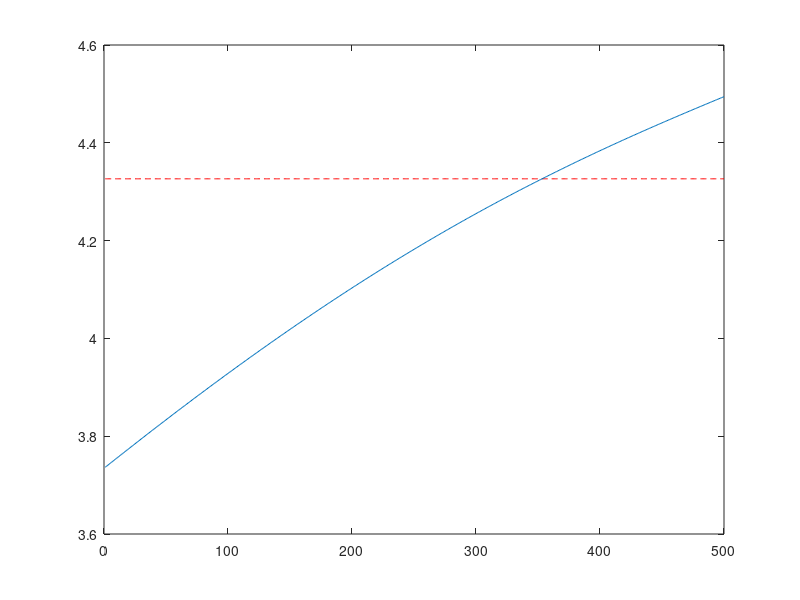

Reproduce this figure in MATLAB. (Note: a time limit stopped this script after it produced the figure.)
%TRANSITION DYNAMICS IN AIYAGARI ECONOMY 
%Written by SeHyoun Ahn
%The algorithm is based on a relaxation scheme to find K(t). The value function is
%found every round by solving the HJB equation through an upwind finite
%differences scheme. The distribution is found by also solving using finite
%differences the Fokker-Planck (Kolmogorov forward) equation
clear all; close all; format long;
tic;

%--------------------------------------------------
%PARAMETERS
ga = 2;       % CRRA utility with parameter gamma
alpha = 0.35; % Production function F = K^alpha * L^(1-alpha) 
delta = 0.1;  % Capital depreciation
zmean = 1.0;      % mean O-U process (in levels). This parameter has to be adjusted to ensure that the mean of z (truncated gaussian) is 1.
sig2 = (0.10)^2;  % sigma^2 O-U
Corr = exp(-0.3);  % persistence -log(Corr)  O-U
rho = 0.05;   % discount rate

K = 3.8;      % initial aggregate capital. It is important to guess a value close to the solution for the algorithm to converge
relax = 0.99; % relaxation parameter 
J=40;         % number of z points 
zmin = 0.5;   % Range z
zmax = 1.5;
amin = -1;    % borrowing constraint
amax = 30;    % range a
I=100;        % number of a points 

%simulation parameters
maxit  = 100;     %maximum number of iterations in the HJB loop
maxitK = 100;    %maximum number of iterations in the K loop
crit = 10^(-10); %criterion HJB loop
critK = 1e-7;   %criterion K loop
Delta = 1000;   %delta in HJB algorithm

%ORNSTEIN-UHLENBECK IN LEVELS
the = -log(Corr);
Var = sig2/(2*the);

%--------------------------------------------------
%VARIABLES 
a = linspace(amin,amax,I)';  %wealth vector
da = (amax-amin)/(I-1);      
z = linspace(zmin,zmax,J);   % productivity vector
dz = (zmax-zmin)/(J-1);
dz2 = dz^2;
aa = a*ones(1,J);
zz = ones(I,1)*z;

mu = the*(zmean - z);        %DRIFT (FROM ITO'S LEMMA)
s2 = sig2.*ones(1,J);        %VARIANCE (FROM ITO'S LEMMA)

%Finite difference approximation of the partial derivatives
Vaf = zeros(I,J);             
Vab = zeros(I,J);
Vzf = zeros(I,J);
Vzb = zeros(I,J);
Vzz = zeros(I,J);
c = zeros(I,J);

%CONSTRUCT MATRIX Aswitch SUMMARIZING EVOLUTION OF z
yy = - s2/dz2 - mu/dz;
chi =  s2/(2*dz2);
zeta = mu/dz + s2/(2*dz2);

%This will be the upperdiagonal of the matrix Aswitch
updiag=zeros(I,1); %This is necessary because of the peculiar way spdiags is defined.
for j=1:J
    updiag=[updiag;repmat(zeta(j),I,1)];
end

%This will be the center diagonal of the matrix Aswitch
centdiag=repmat(chi(1)+yy(1),I,1);
for j=2:J-1
    centdiag=[centdiag;repmat(yy(j),I,1)];
end
centdiag=[centdiag;repmat(yy(J)+zeta(J),I,1)];

%This will be the lower diagonal of the matrix Aswitch
lowdiag=repmat(chi(2),I,1);
for j=3:J
    lowdiag=[lowdiag;repmat(chi(j),I,1)];
end

%Add up the upper, center, and lower diagonal into a sparse matrix
Aswitch=spdiags(centdiag,0,I*J,I*J)+spdiags(lowdiag,-I,I*J,I*J)+spdiags(updiag,I,I*J,I*J);


%----------------------------------------------------
%%%%% COMPUTE THE LONG RUN STEADY STATE VALUE

TFP=1.1;        %Long run TFP value

%----------------------------------------------------
%INITIAL GUESS
r = alpha     * TFP * K^(alpha-1) -delta; %interest rates
w = (1-alpha) * TFP * K^(alpha);          %wages
v0 = (w*zz + r.*aa).^(1-ga)/(1-ga)/rho;
v = v0;
dist = zeros(1,maxit);

%-----------------------------------------------------
%SOLVING FOR LONG RUN STEADY STATE
for iter=1:maxitK

   % HAMILTON-JACOBI-BELLMAN EQUATION %
   for n=1:maxit
        V = v;
        % forward difference
        Vaf(1:I-1,:) = (V(2:I,:)-V(1:I-1,:))/da;
        Vaf(I,:) = (w*z + r.*amax).^(-ga); %will never be used, but impose state constraint a<=amax just in case
        % backward difference
        Vab(2:I,:) = (V(2:I,:)-V(1:I-1,:))/da;
        Vab(1,:) = (w*z + r.*amin).^(-ga);  %state constraint boundary condition

        I_concave = Vab > Vaf;              %indicator whether value function is concave (problems arise if this is not the case)

        %consumption and savings with forward difference
        cf = Vaf.^(-1/ga);
        sf = w*zz + r.*aa - cf;
        %consumption and savings with backward difference
        cb = Vab.^(-1/ga);
        sb = w*zz + r.*aa - cb;
        %consumption and derivative of value function at steady state
        c0 = w*zz + r.*aa;
        Va0 = c0.^(-ga);

        % dV_upwind makes a choice of forward or backward differences based on
        % the sign of the drift
        If = sf > 0; %positive drift --> forward difference
        Ib = sb < 0; %negative drift --> backward difference
        I0 = (1-If-Ib); %at steady state
        %make sure backward difference is used at amax
        %     Ib(I,:) = 1; If(I,:) = 0;
        %STATE CONSTRAINT at amin: USE BOUNDARY CONDITION UNLESS sf > 0:
        %already taken care of automatically

        Va_Upwind = Vaf.*If + Vab.*Ib + Va0.*I0; %important to include third term

        c = Va_Upwind.^(-1/ga);
        u = c.^(1-ga)/(1-ga);

        %CONSTRUCT MATRIX A
        X = - min(sb,0)/da;
        Y = - max(sf,0)/da + min(sb,0)/da;
        Z = max(sf,0)/da;
        
        updiag=[0]; %This is needed because of the peculiarity of spdiags.
        for j=1:J
            updiag=[updiag;Z(1:I-1,j);0];
        end
        
        centdiag=reshape(Y,I*J,1);
        
        lowdiag=X(2:I,1);
        for j=2:J
            lowdiag=[lowdiag;0;X(2:I,j)];
        end
        
        AA=spdiags(centdiag,0,I*J,I*J)+spdiags([updiag;0],1,I*J,I*J)+spdiags([lowdiag;0],-1,I*J,I*J);
        
        A = AA + Aswitch;
        
        if max(abs(sum(A,2)))>10^(-9)
           disp('Improper Transition Matrix')
           break
        end
   
        B = (1/Delta + rho)*speye(I*J) - A;

        u_stacked = reshape(u,I*J,1);
        V_stacked = reshape(V,I*J,1);

        b = u_stacked + V_stacked/Delta;

        V_stacked = B\b; %SOLVE SYSTEM OF EQUATIONS

        V = reshape(V_stacked,I,J);

        Vchange = V - v;
        v = V;

        dist(n) = max(max(abs(Vchange)));
        if dist(n)<crit
            %disp('Value Function Converged, Iteration = ')
            %disp(n)
            break
        end
   end
    % FOKKER-PLANCK EQUATION %
    AT = A';
    b = zeros(I*J,1);

    %need to fix one value, otherwise matrix is singular
    i_fix = 1;
    b(i_fix)=.1;
    row = [zeros(1,i_fix-1),1,zeros(1,I*J-i_fix)];
    AT(i_fix,:) = row;

    %Solve linear system
    gg = AT\b;
    g_sum = gg'*ones(I*J,1)*da*dz;
    gg = gg./g_sum;

    g = reshape(gg,I,J);
    
    % Update aggregate capital
    S = sum(g'*a*da*dz);
   
    clear A AA AT B
    if abs(K-S)<critK
        break
    end
    
    %update prices
    K = relax*K +(1-relax)*S;           %relaxation algorithm (to ensure convergence)
    r = alpha     * TFP *  K^(alpha-1) -delta; %interest rates
    w = (1-alpha) * TFP * K^(alpha);          %wages
 
end

% Save Long term steady-state value to iterate backward from.
v_st=v;
g_st=sparse(g);
r_st=r;
K_st=K;

fprintf('Long run steady state found.\n    Long run equilibrium level of capital is %.5f\n',K_st);

%----------------------------------------------------
%%%%% FIND THE INITIAL CONDITION
%%%%% g is taken to be the steady state when TFP=1

%Parameters
TFP=1;
K = 3.8;

%Finite difference approximation of the partial derivatives
Vaf = zeros(I,J);             
Vab = zeros(I,J);
Vzf = zeros(I,J);
Vzb = zeros(I,J);
Vzz = zeros(I,J);
c = zeros(I,J);

%----------------------------------------------------
%INITIAL GUESS
r = alpha     * TFP * K^(alpha-1) -delta; %interest rates
w = (1-alpha) * TFP * K^(alpha);          %wages
v0 = (w*zz + r.*aa).^(1-ga)/(1-ga)/rho;
v = v0;
dist = zeros(1,maxit);

%-----------------------------------------------------
%SOLVING FOR INITIAL CONDITION
for iter=1:maxitK

    % HAMILTON-JACOBI-BELLMAN EQUATION %
    for n=1:maxit
        V = v;
        % forward difference
        Vaf(1:I-1,:) = (V(2:I,:)-V(1:I-1,:))/da;
        Vaf(I,:) = (w*z + r.*amax).^(-ga); %will never be used, but impose state constraint a<=amax just in case
        % backward difference
        Vab(2:I,:) = (V(2:I,:)-V(1:I-1,:))/da;
        Vab(1,:) = (w*z + r.*amin).^(-ga);  %state constraint boundary condition

        I_concave = Vab > Vaf;              %indicator whether value function is concave (problems arise if this is not the case)

        %consumption and savings with forward difference
        cf = Vaf.^(-1/ga);
        sf = w*zz + r.*aa - cf;
        %consumption and savings with backward difference
        cb = Vab.^(-1/ga);
        sb = w*zz + r.*aa - cb;
        %consumption and derivative of value function at steady state
        c0 = w*zz + r.*aa;
        Va0 = c0.^(-ga);

        % dV_upwind makes a choice of forward or backward differences based on
        % the sign of the drift
        If = sf > 0; %positive drift --> forward difference
        Ib = sb < 0; %negative drift --> backward difference
        I0 = (1-If-Ib); %at steady state
        %make sure backward difference is used at amax
        %     Ib(I,:) = 1; If(I,:) = 0;
        %STATE CONSTRAINT at amin: USE BOUNDARY CONDITION UNLESS sf > 0:
        %already taken care of automatically

        Va_Upwind = Vaf.*If + Vab.*Ib + Va0.*I0; %important to include third term

        c = Va_Upwind.^(-1/ga);
        u = c.^(1-ga)/(1-ga);

        %CONSTRUCT MATRIX A
        X = - min(sb,0)/da;
        Y = - max(sf,0)/da + min(sb,0)/da;
        Z = max(sf,0)/da;
        
        updiag=[0]; %This is needed because of the peculiarity of spdiags.
        for j=1:J
            updiag=[updiag;Z(1:I-1,j);0];
        end
        
        centdiag=reshape(Y,I*J,1);
        
        lowdiag=X(2:I,1);
        for j=2:J
            lowdiag=[lowdiag;0;X(2:I,j)];
        end
        
        AA=spdiags(centdiag,0,I*J,I*J)+spdiags([updiag;0],1,I*J,I*J)+spdiags([lowdiag;0],-1,I*J,I*J);
        
        A = AA + Aswitch;
        
        if max(abs(sum(A,2)))>10^(-9)
           disp('Improper Transition Matrix')
           break
        end
        
        B = (1/Delta + rho)*speye(I*J) - A;

        u_stacked = reshape(u,I*J,1);
        V_stacked = reshape(V,I*J,1);

        b = u_stacked + V_stacked/Delta;

        V_stacked = B\b; %SOLVE SYSTEM OF EQUATIONS

        V = reshape(V_stacked,I,J);

        Vchange = V - v;
        v = V;

        dist(n) = max(max(abs(Vchange)));
        if dist(n)<crit
            %disp('Value Function Converged, Iteration = ')
            %disp(n)
            break
        end
    end
    %toc;
    % FOKKER-PLANCK EQUATION %
    AT = A';
    b = zeros(I*J,1);

    %need to fix one value, otherwise matrix is singular
    i_fix = 1;
    b(i_fix)=.1;
    row = [zeros(1,i_fix-1),1,zeros(1,I*J-i_fix)];
    AT(i_fix,:) = row;

    %Solve linear system
    gg = AT\b;
    g_sum = gg'*ones(I*J,1)*da*dz;
    gg = gg./g_sum;

    g = reshape(gg,I,J);
    
    % Update aggregate capital
    S = sum(g'*a*da*dz);

    clear A AA AT B
    if abs(K-S)<critK
        break
    end
    
    %update prices
    K = relax*K +(1-relax)*S;           %relaxation algorithm (to ensure convergence)
    r = alpha     * TFP *  K^(alpha-1) -delta; %interest rates
    w = (1-alpha) * TFP * K^(alpha);          %wages
 
end

g0=g;
gg0=gg;
r00=r;

fprintf('Initial conditions found.\n    Initial level of capital is %.5f\n',K);

%----------------------------------------------------
%%%%%FIND THE TRANSITION DYNAMICS

T=75;       %The time under consideration
N=500;      %Fineness of the grid
dt=T/N;
N1=N;       %By this time, the system should have converged to new steady state


%Initial guess of the change of capital over time
K_t = [K:(K_st-K)/(N-1):K_st];
Knew=K_t;       %This is just preallocation. The values will not be used.

%Preallocation
v = zeros(I,J,N);
gg = cell(N+1,1);
A_t=cell(N,1);
maxit = 1000;
convergence_criterion = 0.0005;


TFP=1.1;    %Set the TFP level back to the long run level.

v(:,:,N)= v_st;
relax=0.95;
%relax=relax(end:-1:1);
for it=1:maxit
    fprintf('ITERATION = %d\n',it);
    r_t = alpha     * TFP *  K_t.^(alpha-1) -delta; %interest rates
    w_t = (1-alpha) * TFP * K_t.^(alpha);          %wages

    
    V = v_st;
    
    for n=N1:-1:1
        v(:,:,n)=V;
        % forward difference
        dVf(1:I-1,:) = (V(2:I,:)-V(1:I-1,:))/da;
        dVf(I,:) = (w_t(n)*z + r_t(n).*amax).^(-ga); %will never be used, but impose state constraint a<=amax just in case
        % backward difference
        dVb(2:I,:) = (V(2:I,:)-V(1:I-1,:))/da;
        dVb(1,:) = (w_t(n)*z + r_t(n).*amin).^(-ga); %state constraint boundary condition
        
        I_concave = dVb > dVf; %indicator whether value function is concave (problems arise if this is not the case)
        
        %consumption and savings with forward difference
        cf = dVf.^(-1/ga);
        ssf = w_t(n)*zz + r_t(n).*aa - cf;
        %consumption and savings with backward difference
        cb = dVb.^(-1/ga);
        ssb = w_t(n)*zz + r_t(n).*aa - cb;
        %consumption and derivative of value function at steady state
        c0 = w_t(n)*zz + r_t(n).*aa;
        dV0 = c0.^(-ga);
        
        % dV_upwind makes a choice of forward or backward differences based on
        % the sign of the drift
        If = ssf > 0; %positive drift --> forward difference
        Ib = ssb < 0; %negative drift --> backward difference
        I0 = (1-If-Ib); %at steady state
        %make sure backward difference is used at amax
        %Ib(I,:) = 1; If(I,:) = 0;
        %STATE CONSTRAINT at amin: USE BOUNDARY CONDITION UNLESS muf > 0:
        %already taken care of automatically
        
        dV_Upwind = dVf.*If + dVb.*Ib + dV0.*I0; %important to include third term
        c = dV_Upwind.^(-1/ga);
        u = c.^(1-ga)/(1-ga);
        
        %CONSTRUCT MATRIX
        X = - min(ssb,0)/da;
        Y = - max(ssf,0)/da + min(ssb,0)/da;
        Z = max(ssf,0)/da;
        
        updiag=[0];
        for j=1:J
            updiag=[updiag;Z(1:I-1,j);0];
        end
        
        centdiag = reshape(Y,I*J,1);
        
        lowdiag=X(2:I,1);
        for j=2:J
            lowdiag=[lowdiag;0;X(2:I,j)];
        end
        
        A=Aswitch+spdiags(centdiag,0,I*J,I*J)+spdiags([updiag;0],1,I*J,I*J)+spdiags([lowdiag;0],-1,I*J,I*J);
        if max(abs(sum(A,2)))>10^(-9)
               disp('Improper Transition Matrix')
               break
        end
   
        %%Note the syntax for the cell array
        A_t{n} = A;
        B = (1/dt + rho)*speye(I*J) - A;
        
        u_stacked = reshape(u,I*J,1);
        V_stacked = reshape(V,I*J,1);
        
        b = u_stacked + V_stacked/dt;
        V_stacked = B\b; %SOLVE SYSTEM OF EQUATIONS
        
        V = reshape(V_stacked,I,J);
        ss = w_t(n)*zz + r_t(n).*aa - c;
    end
    
    %plot(a,v(:,:,1),a,v(:,:,N))
    
    gg{1}=gg0;
    for n=1:N
        AT=A_t{n}';
        %Implicit method in Updating Distribution.
        gg{n+1}= (speye(I*J) - AT*dt)\gg{n};
        %gg{n+1}=gg{n}+AT*gg{n}*dt; %This is the explicit method.
        %check(n) = gg(:,n)'*ones(2*I,1)*da;
        g=reshape(gg{n},I,J);
        Knew(n)=sum(g'*a*da*dz);
    end
    
    %SS_it(:,it)=SS;
    
    
    
    fprintf('    Maximum change in capital is %.8f\n',max(abs(K_t-Knew)));
    if max(abs(K_t-Knew))<convergence_criterion
        break
    end
    
    K_t=relax.*K_t+(1-relax).*Knew;
    
    h=figure(1);
    if mod(it,30)==0
        clf;
    end
    plot(1:500,K_st*ones(500,1),'r--');
    hold on;
    
    plot(K_t);
    hold on;
    saveas(h,'figure.png');
end
toc;

save('aiyagari_transition')
